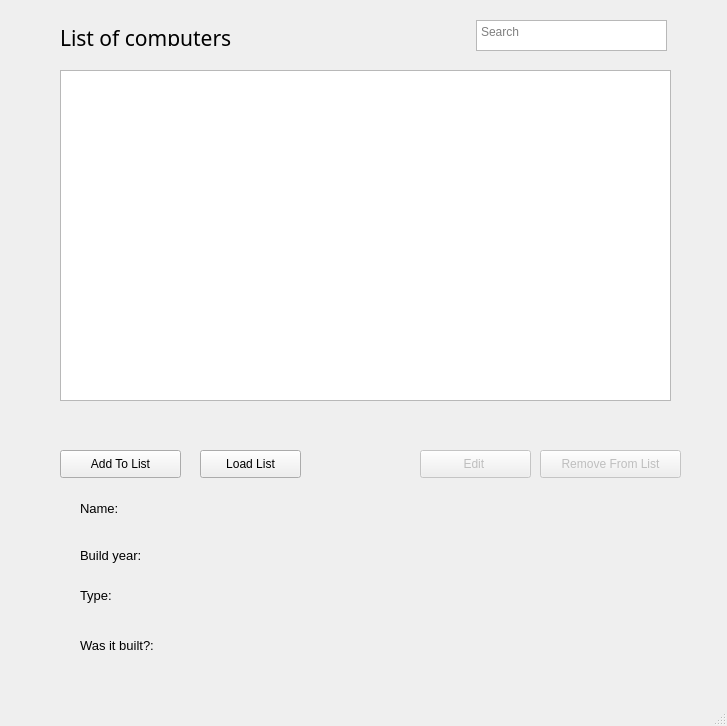
<?xml version="1.0" encoding="UTF-8"?>
<ui version="4.0">
 <class>ComputerScreen</class>
 <widget class="QMainWindow" name="ComputerScreen">
  <property name="geometry">
   <rect>
    <x>0</x>
    <y>0</y>
    <width>727</width>
    <height>726</height>
   </rect>
  </property>
  <property name="font">
   <font>
    <weight>50</weight>
    <italic>false</italic>
    <bold>false</bold>
    <underline>false</underline>
    <strikeout>false</strikeout>
   </font>
  </property>
  <property name="windowTitle">
   <string>MainWindow</string>
  </property>
  <widget class="QWidget" name="centralwidget">
   <widget class="QListWidget" name="listComputer">
    <property name="geometry">
     <rect>
      <x>60</x>
      <y>70</y>
      <width>611</width>
      <height>331</height>
     </rect>
    </property>
   </widget>
   <widget class="QLabel" name="label">
    <property name="geometry">
     <rect>
      <x>60</x>
      <y>30</y>
      <width>201</width>
      <height>16</height>
     </rect>
    </property>
    <property name="font">
     <font>
      <family>Akashi</family>
      <pointsize>16</pointsize>
      <underline>false</underline>
      <strikeout>false</strikeout>
     </font>
    </property>
    <property name="text">
     <string>List of computers</string>
    </property>
    <property name="textFormat">
     <enum>Qt::AutoText</enum>
    </property>
    <property name="scaledContents">
     <bool>true</bool>
    </property>
   </widget>
   <widget class="QPushButton" name="pushButton">
    <property name="geometry">
     <rect>
      <x>60</x>
      <y>450</y>
      <width>121</width>
      <height>28</height>
     </rect>
    </property>
    <property name="text">
     <string>Add To List</string>
    </property>
   </widget>
   <widget class="QPushButton" name="btnRemoveC">
    <property name="enabled">
     <bool>false</bool>
    </property>
    <property name="geometry">
     <rect>
      <x>540</x>
      <y>450</y>
      <width>141</width>
      <height>28</height>
     </rect>
    </property>
    <property name="text">
     <string>Remove From List</string>
    </property>
   </widget>
   <widget class="QPushButton" name="btnEditC">
    <property name="enabled">
     <bool>false</bool>
    </property>
    <property name="geometry">
     <rect>
      <x>420</x>
      <y>450</y>
      <width>111</width>
      <height>28</height>
     </rect>
    </property>
    <property name="text">
     <string>Edit </string>
    </property>
   </widget>
   <widget class="QTextEdit" name="textBoxSearchComp">
    <property name="geometry">
     <rect>
      <x>476</x>
      <y>20</y>
      <width>191</width>
      <height>31</height>
     </rect>
    </property>
    <property name="placeholderText">
     <string>Search</string>
    </property>
   </widget>
   <widget class="QPushButton" name="pushButton_5">
    <property name="geometry">
     <rect>
      <x>200</x>
      <y>450</y>
      <width>101</width>
      <height>28</height>
     </rect>
    </property>
    <property name="text">
     <string>Load List</string>
    </property>
   </widget>
   <widget class="QLabel" name="label_2">
    <property name="geometry">
     <rect>
      <x>80</x>
      <y>500</y>
      <width>53</width>
      <height>16</height>
     </rect>
    </property>
    <property name="font">
     <font>
      <pointsize>10</pointsize>
     </font>
    </property>
    <property name="text">
     <string>Name:</string>
    </property>
   </widget>
   <widget class="QLabel" name="label_3">
    <property name="geometry">
     <rect>
      <x>80</x>
      <y>540</y>
      <width>81</width>
      <height>31</height>
     </rect>
    </property>
    <property name="font">
     <font>
      <pointsize>10</pointsize>
     </font>
    </property>
    <property name="text">
     <string>Build year:</string>
    </property>
   </widget>
   <widget class="QLabel" name="label_4">
    <property name="geometry">
     <rect>
      <x>80</x>
      <y>580</y>
      <width>81</width>
      <height>31</height>
     </rect>
    </property>
    <property name="font">
     <font>
      <pointsize>10</pointsize>
     </font>
    </property>
    <property name="text">
     <string>Type:</string>
    </property>
   </widget>
   <widget class="QLabel" name="label_5">
    <property name="geometry">
     <rect>
      <x>80</x>
      <y>630</y>
      <width>101</width>
      <height>31</height>
     </rect>
    </property>
    <property name="font">
     <font>
      <pointsize>10</pointsize>
     </font>
    </property>
    <property name="text">
     <string>Was it built?:</string>
    </property>
   </widget>
   <widget class="QLabel" name="lblComputerName">
    <property name="geometry">
     <rect>
      <x>190</x>
      <y>500</y>
      <width>281</width>
      <height>21</height>
     </rect>
    </property>
    <property name="text">
     <string/>
    </property>
   </widget>
   <widget class="QLabel" name="lblBuiltYear">
    <property name="geometry">
     <rect>
      <x>190</x>
      <y>550</y>
      <width>191</width>
      <height>21</height>
     </rect>
    </property>
    <property name="text">
     <string/>
    </property>
   </widget>
   <widget class="QLabel" name="lblType">
    <property name="geometry">
     <rect>
      <x>180</x>
      <y>590</y>
      <width>211</width>
      <height>21</height>
     </rect>
    </property>
    <property name="text">
     <string/>
    </property>
   </widget>
   <widget class="QLabel" name="lblBuilt">
    <property name="geometry">
     <rect>
      <x>200</x>
      <y>630</y>
      <width>201</width>
      <height>21</height>
     </rect>
    </property>
    <property name="text">
     <string/>
    </property>
   </widget>
  </widget>
  <widget class="QMenuBar" name="menubar">
   <property name="geometry">
    <rect>
     <x>0</x>
     <y>0</y>
     <width>727</width>
     <height>22</height>
    </rect>
   </property>
  </widget>
  <widget class="QStatusBar" name="statusbar"/>
 </widget>
 <resources/>
 <connections/>
</ui>
